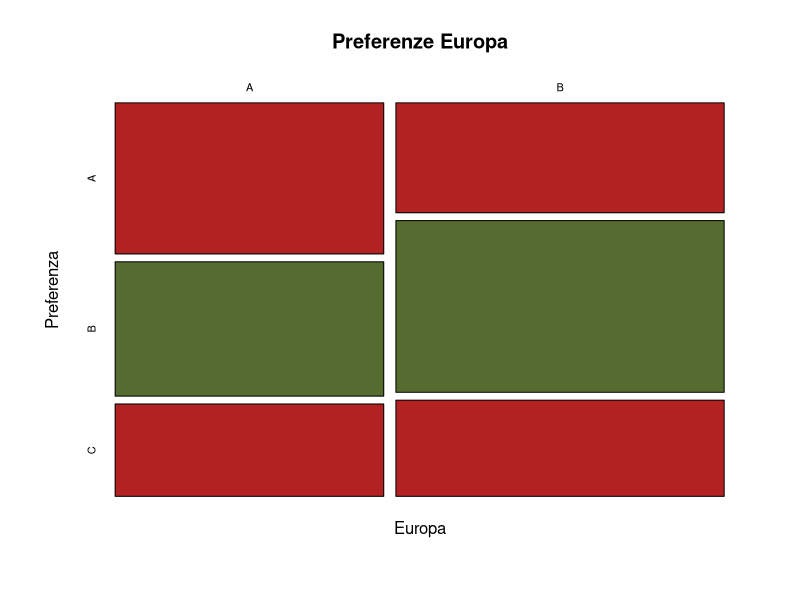

The R source for this figure: (Note: this script raises an error after producing the figure.)
## ---- chunk 1
knitr::opts_chunk$set(echo = TRUE)
## ---- chunk 2
        theta <- 0 
        theta_hat <- 0
        standard_error <- 0
        z_generic_ip_case_calculator <- function(theta, theta_hat, standard_error){
            return ((theta_hat - theta)/ standard_error)
        }
## ---- chunk 3
        nx <- 0
        ny <- 0
        mean_x <- 0
        mean_y <- 0 
        elemx <- 0 # Può essere o la varianza di x, se nota, oppure l'sdx
        elemy <- 0 # Può essere o la varianza di y, se nota, oppure l'sdy
        m <- 0 # Se non hai la varianza metti 1 se invece c'è l'hai metti 0 

        z_diff_ip_calculator <- function(nx, ny, mean_x, mean_y, elemx, elemy, m){
            if( m==0){
                x <- sqrt(((elemx)/nx)+((elemy)/ny))    
            }else{
                x <- sqrt(((elemx^2)/nx)+((elemy^2)/ny))
            }
            return ((mean_x- mean_y)/ x)
        }
## ---- chunk 4
        n <- 0
        mu <- 0 
        mean <- 0
        elem <- 0
        z_mean_var_ip_calculator <- function(n, mu, var, mean){
            x <- sqrt(n) * (mean - mu)
            return (x / var)
        }
## ---- chunk 5
        p <- 0
        p_mean <- 0 
        percent <-.0
        z_prop_calculator <- function(n,percent, p_mean){
            return (p_mean + c(-1,1) * percent* sqrt((p_mean* (1- p_mean))/n))
        }
## ---- chunk 6
        mean_x <- 0 
        mean_y <- 0
        sd1 <- 0
        sd2 <- 0
        n1 <- 0
        n2 <- 0
        
        t_diff_mean_no_var_ip_calculator <- function(mean_x, mean_y, sd1, sd2, n1, n2){
            x1 <- mean_x - mean_y
            x2 <- sqrt(((sd1^2) / n1) + ((sd2^2) / n2))

            return (x1 / x2)
        }

## ---- chunk 7
        mean_x <- 0 
        mean_y <- 0
        sd1 <- 0
        sd2 <- 0
        n1 <- 0
        n2 <- 0
        t_satterthwaite_ip_calculator <- function(n1, n2, sd1, sd2) {

            v1 <- (((sd1^2) / n1) + ((sd2^2) / n2))^2
            v2 <-  ((sd1^4) / ((n1^2)*(n1-1))) + ((sd2^4)/ ((n2^2)*(n2-1)))
            return (v1 / v2)
        }
## ---- chunk 8
    # create matrix with 4 columns and 4 rows
    data= matrix(c(1:16), ncol=4, byrow=TRUE)

    # specify the column names and row names of matrix
    colnames(data) = c('col1','col2','col3','col4')
    rownames(data) <- c('row1','row2','row3','row4')

    # assign to table
    final=as.table(data)

    # display
    final
## ---- chunk 9
tab_oss <- as.table(matrix(c(18, 16, 16, 25, 11, 14), nrow = 2))
names(dimnames(tab_oss)) <- c('Europa', 'Preferenza')
# display
plot(tab_oss, col = c("firebrick", "darkolivegreen"), 
main = "Preferenze Europa", xlab = 'Europa', ylab = 'Preferenza' )

summary(tab_oss)
## ---- chunk 10
    margin.europa <- margin.table(tab_oss, 1)
    margin.europa
## ---- chunk 11
    margin.preferenza <- margin.table(tab_oss, 2)
    margin.preferenza
## ---- chunk 12
        tab_att <- outer(margin.europa, margin.preferenza) / sum(tab_oss)
        tab_att <- as.table(tab_att)
        tab_att
## ---- chunk 13
        chi2 <- sum((tab_oss - tab_att)^2/tab_att)
        chi2
## ---- chunk 14
        # Bassa precisione
        1- pchisq(chi2, df=2)

        # Alta precisione
        pchisq(chi2, df = 2, lower.tail = FALSE)
        
## ---- chunk 15
        # Vogliamo calcolarla al 5%
        qchisq(0.95, df=2)
        
## ---- chunk 16
        chi2_function <- function(df, percentuale, chi2){
        
        # Livello di significatività Alta precisione
        lv<- pchisq(chi2, df = df, lower.tail = FALSE)

        # Statistica Chi-sq
        statistica <- qchisq(percentuale, df=df)

        # Creazione Tabella 
        tab_chisq <- as.table(matrix(c(lv, statistica), nrow=2))
        colnames(tab_chisq)<- c('Risultato')
        rownames(tab_chisq)<- c('Livello Sign.', 'Statistica Chi-Sq')
        names(dimnames(tab_chisq))<- c(' ','Chi-Square table')

        return (tab_chisq)
    }
        
## ---- chunk 17
        # rows_name <- c('')
    # cols_name <- c('')
    # data <- c()
    # titles <- c('','')
    # rows_num
    create_analyze_tabel <- function(rows_name,cols_name, cols_num, rows_num, titles, data ) {
        table_oss <- as.table(matrix(data, nrow=rows_num))
        colnames(table_oss) = cols_name
        rownames(table_oss) <- rows_name
        names(dimnames(table_oss))<- titles
        print(table_oss)

        print('***********************************************')
        # marginale per x
        print('----------------marginale per x----------------')
        
        table_x <- margin.table(table_oss, 1)
        print(table_x)

        print('***********************************************')
        # marginale per y 
        print('---------------marginale per y-----------------')
        table_y <- margin.table(table_oss, 2)
        print(table_y)

        print('***********************************************')
        # tabella di contingenza 
        print('------------tabella di contingenza------------')
        table_att <- outer(table_x, table_y)/ sum(table_oss)
        table_att <- as.table(table_att)
        print(table_att)

        print('***********************************************')   
        # Chi-quadro 
        print('-----------------Chi-quadro-------------------')
        chi2 <- sum((table_oss - table_att)^2/table_att)
        print(chi2)

        return (summary(table_oss))
    }
## ---- chunk 18
        manager <- read.csv('manager.csv')

        mod <- lm(salario ~ budget, data = manager)
        summary(mod)
## ---- chunk 19
        manager <- read.csv('manager.csv')

        mod <- predict(salario ~ budget, data = manager)
        summary(mod)
## ---- chunk 20
        
